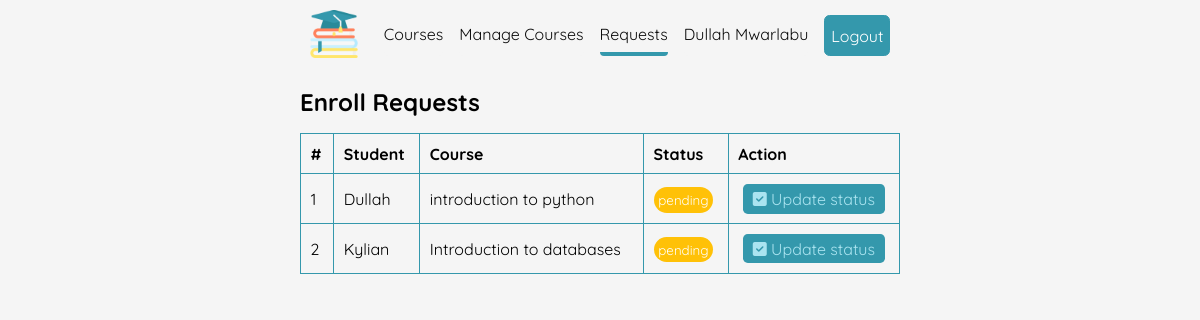
Page /enrollment-requests-list/ (signed in) on the earlier database version.
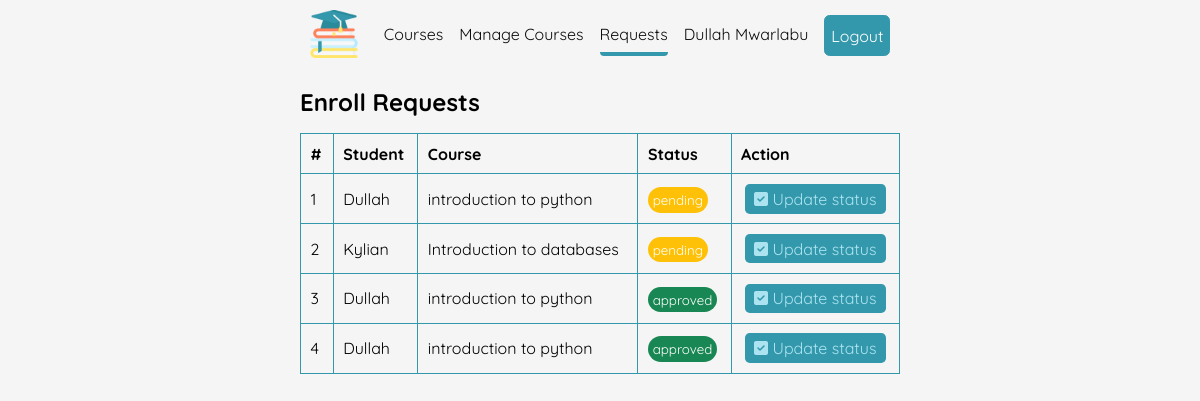
Same page on the later database version.
### enrollment_request/models.py (models this page shows, shortened)
class EnrollmentReques(models.Model):
  STATUS_CHOICES = [
    ('pending', 'pending'),
    ('approved', 'approved'),
    ('rejected', 'rejected'),
  ]
  student = models.ForeignKey(Student, on_delete=models.CASCADE)
  course = models.ForeignKey(Course, on_delete=models.CASCADE)
  status = models.CharField(max_length=10, choices=STATUS_CHOICES, default='pending')
  requested_at = models.DateTimeField(auto_now_add=True)
  updated_at = models.DateTimeField(auto_now=True)

class Student(models.Model):
  user = models.OneToOneField(settings.AUTH_USER_MODEL, on_delete=models.CASCADE)
  profile_image = models.ImageField(upload_to='user_images/', blank=True, null=True)
  created_at =  models.DateTimeField(auto_now_add=True)
  updated_at = models.DateTimeField(auto_now=True)

class Course(models.Model):
  name = models.CharField(max_length=100)
  description = models.TextField(blank=True, null=True)
  deadline = models.DateTimeField()
  image = models.ImageField(upload_to='course_images/', blank=True, null=True)
  created_at = models.DateTimeField(auto_now_add=True)
  updated_at = models.DateTimeField(auto_now=True)
  def __str__(self):
    return self.name

### enrollment_request/views.py (the view)
# urls.py: path('enrollment-requests-list/', views.enroll_request_list, name="enroll_request_list"),
@staff_member_required
def enroll_request_list(request):
  enroll_requests = EnrollmentReques.objects.all()
  return render(request, "enrollment_request/enroll_request/request_list.html", {'enroll_requests':enroll_requests, 'section':'enroll_request'})

### enrollment_request/templates/enrollment_request/enroll_request/request_list.html (shortened to what this page needs)
{% extends "enrollment_request/base.html" %}
{% block content %}
  <main class="staff-enroll_request-list">
    <section class="dynamic-width">
      <div class="flexbox">
        <h1 class="mtb-1">Enroll Requests </h1>
      </div>
      <div class="table-container">
        <table>
          <thead>
            <tr>
              <th>#</th>
              <th>Student</th>
              <th>Course</th>
              <th>Status</th>
              <th>Action</th>
            </tr>
          </thead>
          <tbody>
            {% for enroll_request in enroll_requests %}
            <tr>
              <td> {{ forloop.counter }} </td>
              <td> {{ enroll_request.student.user.first_name }} </td>
              <td> {{ enroll_request.course }} </td>
              <td>
                <div class="badge-container {{ enroll_request.status }}">
                  <div class="badge">
                    <small>{{ enroll_request.status }}</small>
                  </div>
                </div>
              </td>
              <td>
                <div class="action-icons">
                  <a href="{% url 'enroll_request:enroll_request_details' enroll_request.id %}" class="details">
                    <i class="fa-solid fa-square-check"></i>
                    Update status
                  </a>
                </div>
              </td>
            </tr>
            {% endfor %}
          </tbody>
        </table>
      </div>
    </section>
  </main>
{% endblock %}

Differences in the rows shown:
added EnrollmentReques: student.user.first_name "Dullah", course "introduction to python", status "approved"
added EnrollmentReques: student.user.first_name "Dullah", course "introduction to python", status "approved"
